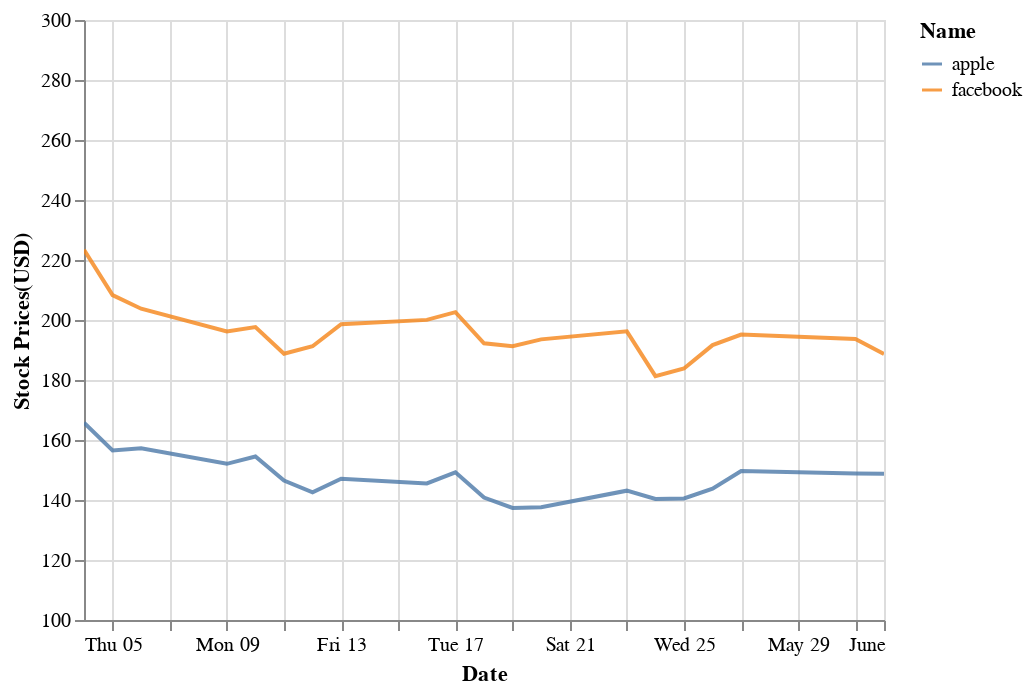

Source (notebook cell):
### Code cell
chart

### Figure 1 — Vega-Lite specification as saved in the notebook (floating-point values rounded to 4 significant figures)
{"config": {"view": {"continuousWidth": 400, "continuousHeight": 300}}, "data": {"name": "data-fad6cc79a916812bd4b326601b07df8a"}, "mark": {"type": "line", "clip": true, "opacity": 0.8}, "encoding": {"color": {"field": "Name", "type": "nominal"}, "x": {"field": "Date", "type": "temporal"}, "y": {"field": "Stock Prices(USD)", "scale": {"domain": [100, 300]}, "stack": null, "type": "quantitative"}}, "$schema": "https://vega.github.io/schema/vega-lite/v4.17.0.json", "datasets": {"data-fad6cc79a916812bd4b326601b07df8a": [{"Date": "04 May 2022", "Name": "apple", "Stock Prices(USD)": 165.8}, {"Date": "05 May 2022", "Name": "apple", "Stock Prices(USD)": 156.5}, {"Date": "06 May 2022", "Name": "apple", "Stock Prices(USD)": 157.3}, {"Date": "09 May 2022", "Name": "apple", "Stock Prices(USD)": 152.1}, {"Date": "10 May 2022", "Name": "apple", "Stock Prices(USD)": 154.5}, {"Date": "11 May 2022", "Name": "apple", "Stock Prices(USD)": 146.5}, {"Date": "12 May 2022", "Name": "apple", "Stock Prices(USD)": 142.6}, {"Date": "13 May 2022", "Name": "apple", "Stock Prices(USD)": 147.1}, {"Date": "16 May 2022", "Name": "apple", "Stock Prices(USD)": 145.5}, {"Date": "17 May 2022", "Name": "apple", "Stock Prices(USD)": 149.2}, {"Date": "18 May 2022", "Name": "apple", "Stock Prices(USD)": 140.8}, {"Date": "19 May 2022", "Name": "apple", "Stock Prices(USD)": 137.4}, {"Date": "20 May 2022", "Name": "apple", "Stock Prices(USD)": 137.6}, {"Date": "23 May 2022", "Name": "apple", "Stock Prices(USD)": 143.1}, {"Date": "24 May 2022", "Name": "apple", "Stock Prices(USD)": 140.4}, {"Date": "25 May 2022", "Name": "apple", "Stock Prices(USD)": 140.5}, {"Date": "26 May 2022", "Name": "apple", "Stock Prices(USD)": 143.8}, {"Date": "27 May 2022", "Name": "apple", "Stock Prices(USD)": 149.6}, {"Date": "31 May 2022", "Name": "apple", "Stock Prices(USD)": 148.8}, {"Date": "01 June 2022", "Name": "apple", "Stock Prices(USD)": 148.7}, {"Date": "04 May 2022", "Name": "facebook", "Stock Prices(USD)": 223.4}, {"Date": "05 May 2022", "Name": "facebook", "Stock Prices(USD)": 208.3}, {"Date": "06 May 2022", "Name": "facebook", "Stock Prices(USD)": 203.8}, {"Date": "09 May 2022", "Name": "facebook", "Stock Prices(USD)": 196.2}, {"Date": "10 May 2022", "Name": "facebook", "Stock Prices(USD)": 197.6}, {"Date": "11 May 2022", "Name": "facebook", "Stock Prices(USD)": 188.7}, {"Date": "12 May 2022", "Name": "facebook", "Stock Prices(USD)": 191.2}, {"Date": "13 May 2022", "Name": "facebook", "Stock Prices(USD)": 198.6}, {"Date": "16 May 2022", "Name": "facebook", "Stock Prices(USD)": 200.0}, {"Date": "17 May 2022", "Name": "facebook", "Stock Prices(USD)": 202.6}, {"Date": "18 May 2022", "Name": "facebook", "Stock Prices(USD)": 192.2}, {"Date": "19 May 2022", "Name": "facebook", "Stock Prices(USD)": 191.3}, {"Date": "20 May 2022", "Name": "facebook", "Stock Prices(USD)": 193.5}, {"Date": "23 May 2022", "Name": "facebook", "Stock Prices(USD)": 196.2}, {"Date": "24 May 2022", "Name": "facebook", "Stock Prices(USD)": 181.3}, {"Date": "25 May 2022", "Name": "facebook", "Stock Prices(USD)": 183.8}, {"Date": "26 May 2022", "Name": "facebook", "Stock Prices(USD)": 191.6}, {"Date": "27 May 2022", "Name": "facebook", "Stock Prices(USD)": 195.1}, {"Date": "31 May 2022", "Name": "facebook", "Stock Prices(USD)": 193.6}, {"Date": "01 June 2022", "Name": "facebook", "Stock Prices(USD)": 188.6}]}}
